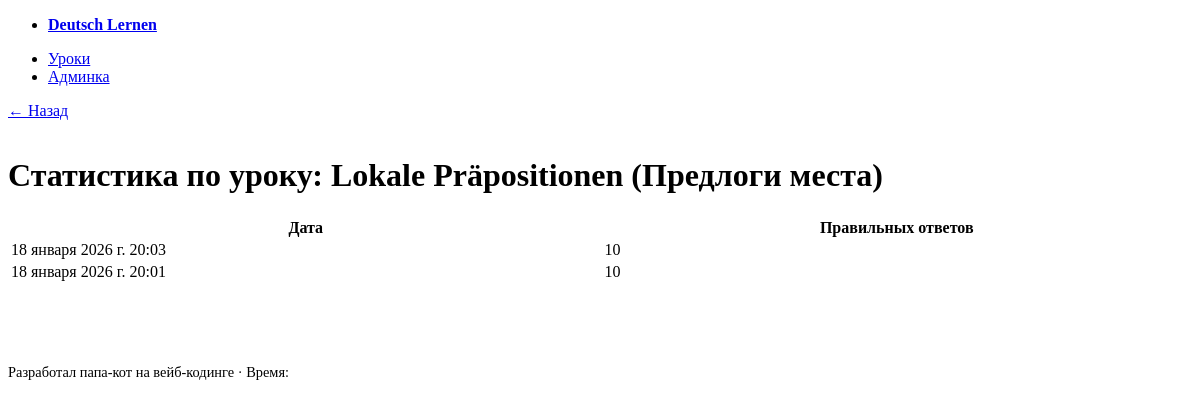
Screenshot of /lokale-prapositionen-predlogi-mesta/quiz/stats/ with the database file from the repository.
### courses/models.py (models this page shows, shortened)
class Lesson(models.Model):
    title = models.CharField("Название урока", max_length=150)
    slug = models.SlugField(
        "Слаг", max_length=160, unique=True, blank=True,
        help_text="Автоматически генерируется из названия, если не указать вручную."
    )
    description = models.TextField("Краткое описание", blank=True)
    TEMPLATE_CHOICES = [
        ("lesson_table.html", "С таблицей"),
        ("lesson_text.html", "Только текст"),
        ("lesson_custom.html", "Кастомный шаблон"),
    ]
    template_name = models.CharField(
        "Шаблон",
        max_length=100,
        choices=TEMPLATE_CHOICES,
        default="lesson_text.html"
    )
    published = models.BooleanField("Опубликован", default=True)
    created_at = models.DateTimeField("Дата создания", auto_now_add=True)
    class Meta:
        ordering = ["-created_at"]  # последние уроки первыми
        verbose_name = "Урок"
        verbose_name_plural = "Уроки"

class QuizStat(models.Model):
    lesson = models.ForeignKey(Lesson, on_delete=models.CASCADE, related_name="quiz_stats")
    correct_count = models.PositiveIntegerField("Правильных ответов")
    created_at = models.DateTimeField(auto_now_add=True)
    class Meta:
        ordering = ["-created_at"]
        verbose_name = "Статистика квиза"
        verbose_name_plural = "Статистика квизов"

### courses/views.py (the view)
# urls.py: path('<slug:slug>/quiz/stats/', views.quiz_stats, name='quiz_stats'),
def quiz_stats(request, slug):
    lesson = get_object_or_404(Lesson, slug=slug, published=True)
    stats = lesson.quiz_stats.all()[:100]
    return render(request, "courses/quiz_stats.html", {"lesson": lesson, "stats": stats})

### courses/templates/courses/quiz_stats.html (shortened to what this page needs)
{% extends "base.html" %}
{% block content %}
  <a href="javascript:history.back()" style="display:inline-block;margin-bottom:1rem;">← Назад</a>
  <h1>Статистика по уроку: {{ lesson.title }}</h1>
  <table>
    <thead>
      <tr>
        <th>Дата</th>
        <th>Правильных ответов</th>
      </tr>
    </thead>
    <tbody>
      {% for s in stats %}
        <tr>
          <td>{{ s.created_at }}</td>
          <td>{{ s.correct_count }}</td>
        </tr>
      {% empty %}
        <tr><td colspan="2">Пока нет данных.</td></tr>
      {% endfor %}
    </tbody>
  </table>
{% endblock %}

### static/styles.css (style rules this page uses)
table { width: 100%; }
td, th { vertical-align: top; }

### rows the page displays
Lesson: title "Lokale Präpositionen (Предлоги места)"
QuizStat: created_at "18 января 2026 г. 20:03", correct_count "10"
QuizStat: created_at "18 января 2026 г. 20:01", correct_count "10"
